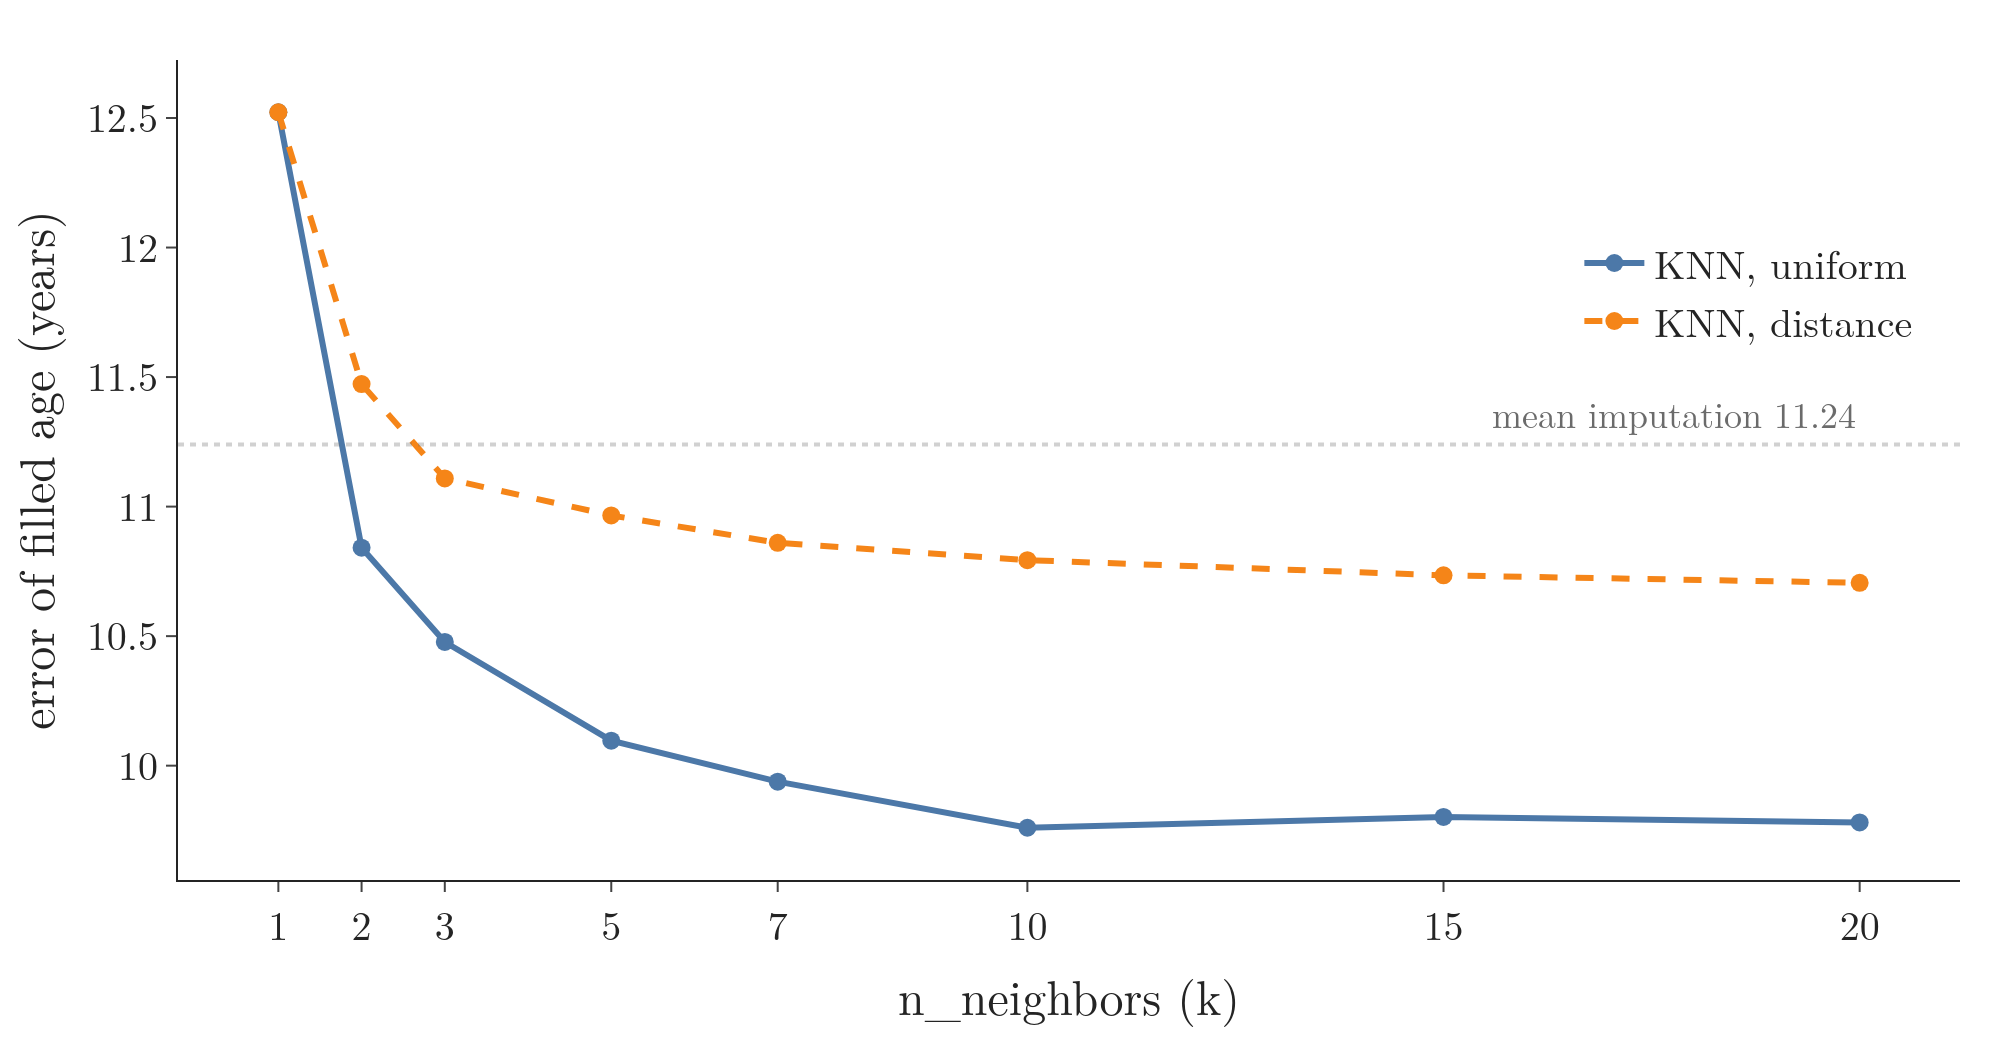

Source code (Python):
"""Plotly chart for Note 39: error of the filled Titanic ages (hidden known ages) for k = 1..20, KNN vs mean imputation."""
from pathlib import Path

import numpy as np
import pandas as pd
import plotly.graph_objects as go
from sklearn.impute import KNNImputer
from sklearn.metrics import mean_absolute_error
from sklearn.model_selection import train_test_split
from sklearn.preprocessing import StandardScaler

here = Path(__file__).parent
BLUE, ORANGE, GREY = "#4C78A8", "#F58518", "#6B6B6B"

df = pd.read_csv(here.parent / "data" / "titanic_knn.csv")
known = df.loc[df["Age"].notna(), ["Age", "Pclass", "Fare", "SibSp", "Parch"]].reset_index(drop=True)


def fill_error(k=None, weights="uniform"):
    # same experiment as section 7 of the Notebook: hide 20% of known ages, fill, mean absolute error, 20 seeds
    errors = []
    for s in range(20):
        tr, te = train_test_split(known, test_size=0.2, random_state=s)
        hidden = te.copy()
        hidden["Age"] = np.nan
        if k is None:
            filled = np.full(len(te), tr["Age"].mean())
        else:
            sc = StandardScaler().fit(tr)
            imp = KNNImputer(n_neighbors=k, weights=weights).fit(sc.transform(tr))
            filled = sc.inverse_transform(imp.transform(sc.transform(hidden)))[:, 0]
        errors.append(mean_absolute_error(te["Age"], filled))
    return np.mean(errors)


ks = [1, 2, 3, 5, 7, 10, 15, 20]
fig = go.Figure()
for w, colour, dash in [("uniform", BLUE, "solid"), ("distance", ORANGE, "dash")]:
    fig.add_trace(go.Scatter(x=ks, y=[fill_error(k, w) for k in ks], name=f"KNN, {w}",
                             mode="lines+markers", line=dict(color=colour, width=3, dash=dash), marker_size=9))
mean_err = fill_error(None)
fig.add_hline(y=mean_err, line=dict(color=GREY, width=2, dash="dot"))
fig.add_annotation(x=20, y=mean_err, text=f"mean imputation {mean_err:.2f}", showarrow=False, yshift=16,
                   xanchor="right", font=dict(color=GREY, size=18))
fig.update_layout(template="simple_white", width=1000, height=520, font=dict(family="Latin Modern Roman", size=20),
                  margin=dict(l=80, r=20, t=30, b=70), legend=dict(x=0.98, xanchor="right", y=0.80),
                  xaxis=dict(title="n_neighbors (k)", tickvals=ks),
                  yaxis=dict(title="error of filled age (years)"))
fig.write_image(here / "fill_error_vs_k.png", scale=2)
fig.write_image(here / "fill_error_vs_k.pdf")
